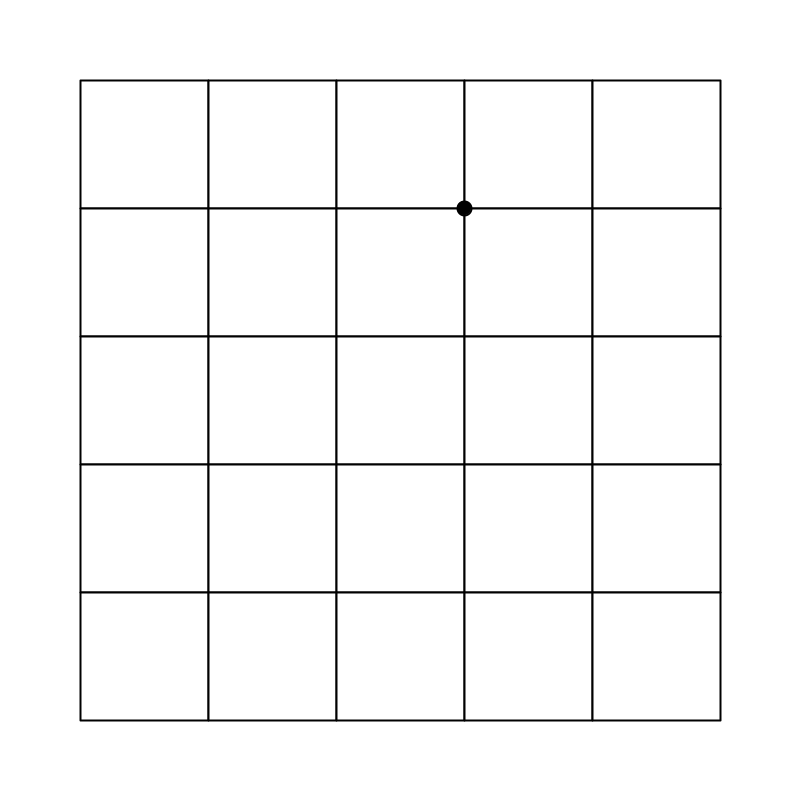
Frame 1 (no input)
Frame 60 (the mouse pressed at the canvas centre just before this capture): identical to frame 1, image omitted
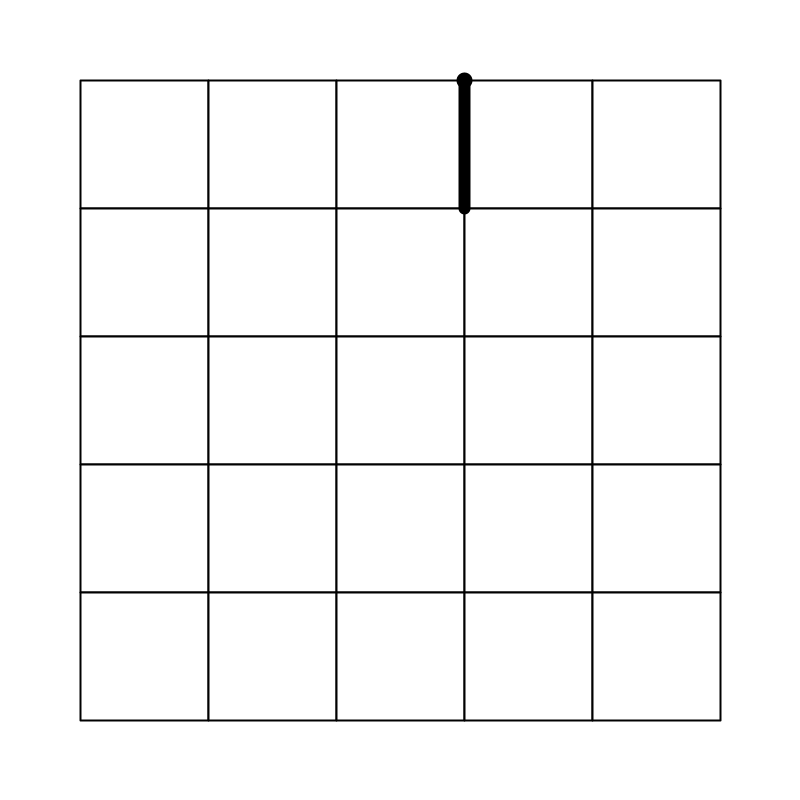
Frame 120 (the mouse held since frame 60 and released just before this capture)

The Processing sketch that drew these frames (run headless with seeded random() and noise(); from frame 60 on, the mouse is pressed at the canvas centre):

// Processing sketch: random_walker_10_23
// ── random_walker_10_23.pde

int num_w = 5;
int num_h = 5;

float w;
float h;

float margin = 160;

Walker wk;

void setup(){
  size(800,800);
  // 직사각형의 너비, 높이를 계산할때 여백을 빼고 계산한다.
  w = (width - margin) / num_w;
  h = (height - margin) / num_h;
  wk = new Walker(num_w, num_h);
  
  strokeJoin(ROUND);
}

void draw(){
  background(255);
  strokeWeight(2);
  fill(255);
  for(int i=0; i<num_w * num_h; i++){
    int i_x = i % num_w; // i를 num_w로 나눈 나머지.
    int i_y = floor( i / num_w ); // i를 num_w로 나눈 몫.
    // 여백의 절반만큼 옮겨주어야지 화면 중앙에 위치할 수 있다.
    rect(i_x * w + margin * 0.5, i_y * h + margin * 0.5, w, h);
  }
  
  fill(0);
  ellipse(wk.i_x * w + margin * 0.5, wk.i_y * h + margin * 0.5, 14, 14);
  
  noFill();
  strokeWeight(12);
  beginShape();
  for(int i=0; i<wk.trail.size(); i++){
    //trail에 있는 x,y 좌표는 0~num_w의 범위를 가지는 정수여서 현재 화면에
    //배치된 그리드에 맞게 위치값을 계산
    float tr_x = wk.trail.get(i).x * w + margin * 0.5;
    float tr_y = wk.trail.get(i).y * h + margin * 0.5;
    vertex(tr_x,tr_y);
  }
  vertex(wk.i_x * w + margin * 0.5, wk.i_y * h + margin * 0.5);
  endShape();
  
  wk.update();
}

void mousePressed(){
  //마우스를 클릭할때마다 새로운 목표지점 설정
  wk.pick_target();
}

// ── Walker.pde
class Walker {
  float i_x, i_y;
  float t_x, t_y;

  int num_w;
  int num_h;

  ArrayList<PVector> pick = new ArrayList<PVector>();
  // 랜덤 워커의 이동 경로를 기록 하는 리스트
  ArrayList<PVector> trail = new ArrayList<PVector>();

  int state = 0;

  Walker(int _num_w, int _num_h) {
    num_w = _num_w;
    num_h = _num_h;
    i_x = floor(random(_num_w));
    i_y = floor(random(_num_h));
    t_x = i_x;
    t_y = i_y;
    trail.add(new PVector(i_x, i_y));
  }

  void update() {
    //---> 목표지점까지 이즈인
    if (state==1) {
      i_x += (t_x - i_x) * 0.1;
      i_y += (t_y - i_y) * 0.1;
      if (dist(i_x, i_y, t_x, t_y) < 0.001) {
        state = 0;
        i_x = t_x;
        i_y = t_y;
        
        //--> 이동한 위치를 trail에 더하기
        trail.add(new PVector(i_x, i_y));
      }
    }
  }

  void pick_target() {
    if (state==0) {
      //--> 4가지 방향 만듦
      //left
      PVector lft = new PVector(-1, 0);
      //up
      PVector up = new PVector(0, 1);
      //right
      PVector rght = new PVector(1, 0);
      //down
      PVector dwn = new PVector(0, -1);

      pick.clear();

      //--> IntList, ArrayList 등을 써서 4가지 방향에 대한 정보를 리스트에 저장
      //--> 특정 방향으로 이동이 가능한지 먼저 확인을 한 후,
      //--> List에 방향에 대한 정보를 더해줄지 말지 결정

      if (t_x < num_w) {
        //--> right 방향 리스트에 추가
        pick.add(rght);
      }

      if (t_y < num_h) {
        //--> up 방향 리스트에 추가
        pick.add(up);
      }

      if (t_x > 0) {
        //--> left 방향 리스트에 추가
        pick.add(lft);
      }

      if (t_y > 0) {
        //--> down 방향 리스트에 추가
        pick.add(dwn);
      }

      //--> List의 길이 만큼의 랜덤한 양의 정수 뽑기
      int rand = floor(random(pick.size()));

      //--> 위에서 뽑힌 숫자를 List에서 참조할 목차번호로 활용
      PVector dir = pick.get(rand);

      //--> 뽑힌 방향대로 이동. 
      t_x += dir.x;
      t_y += dir.y;
      
      state = 1;
    }
    
  }
}
